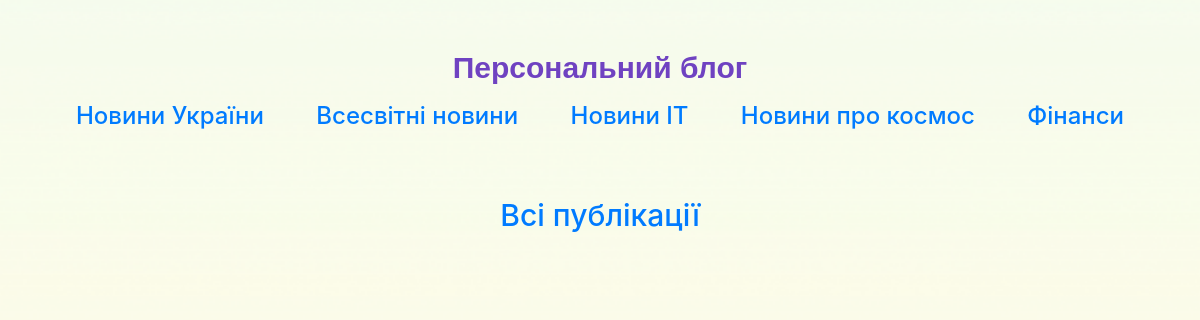
The page / on the database its author committed.
### blog_app/models.py (models this page shows, shortened)
class Category(models.Model):
    category = models.CharField(u'Категорія',
        max_length=250, help_text=u'Максимум 250 символів')
    slug = models.SlugField(u'Слаг')
    objects = models.Manager()
    class Meta:
        verbose_name = u'Категорія для публікації'
        verbose_name_plural = u'Категорії для публікацій'
    def get_absolute_url(self):
        try:
            url = reverse('articles-category-list', kwargs={'slug': self.slug})
        except:
            url = '/'
        return url

### blog_app/views.py (the view)
# urls.py: path(r'', views.HomePageView.as_view(), name='home'),
class HomePageView(ListView):
    model = Article
    template_name = 'index.html'
    context_object_name = 'categories'
    def get_context_data(self, **kwargs):
        context = super(HomePageView, self).get_context_data(**kwargs)
        context['articles'] =\
            Article.objects.filter(main_page=True)[:5]
        return context
    def get_queryset(self, *args, **kwargs):
        categories = Category.objects.all()
        return categories

### blog_app/templates/index.html (shortened to what this page needs)
{% extends "base.html" %}
{% load static %}

### blog_app/templates/base.html (shortened to what this page needs)
<!DOCTYPE html>
<html lang=”uk”>
{% load static %}
<head>
 <!DOCTYPE html>
 <link rel="stylesheet" href="{% static 'css/bootstrap.min.css' %}">
 <link type="text/css" href="{% static 'css/main.css' %}" rel="stylesheet">
</head>
<body>
<header class="header">
    <div class="container">
         <h1 class="blog-title">Персональний блог</h1>
           {% if categories %}
        <nav class="navbar navbar-default" role="navigation">
             <div class="container">
             {% for item in categories %}
                 <a href="{{ item.get_absolute_url }}" class="category-link text-overflow">
                 <h4>{{ item.category }}</h4>
                 </a>
            {% endfor %}
         </div>
        </nav>
    {% endif %}
    </div>
</header>
<footer class="footer">
    <div class="container">
    <a href="{% url 'articles-list' %}">
     <h4 class="blog-title">Всі публікації</h4>
     </a>
    </div>
</footer>
</body>
</html>

### blog_app/static/css/main.css (style rules this page uses)
body { background-image: url('../img/bg.png'); background-repeat: no-repeat; background-position: center; background-size: cover; }
div h1 { color: #6f42c1; font-family: ‘Ubuntu’, sans-serif; font-weight: bold; text-align: center; }
.blog-title { font-size: 30px; margin-top: 50px; border: #062c33; text-align: center; }

### rows shown on the page
Category: category "Новини України"
Category: category "Всесвітні новини"
Category: category "Новини IT"
Category: category "Новини про космос"
Category: category "Фінанси"
